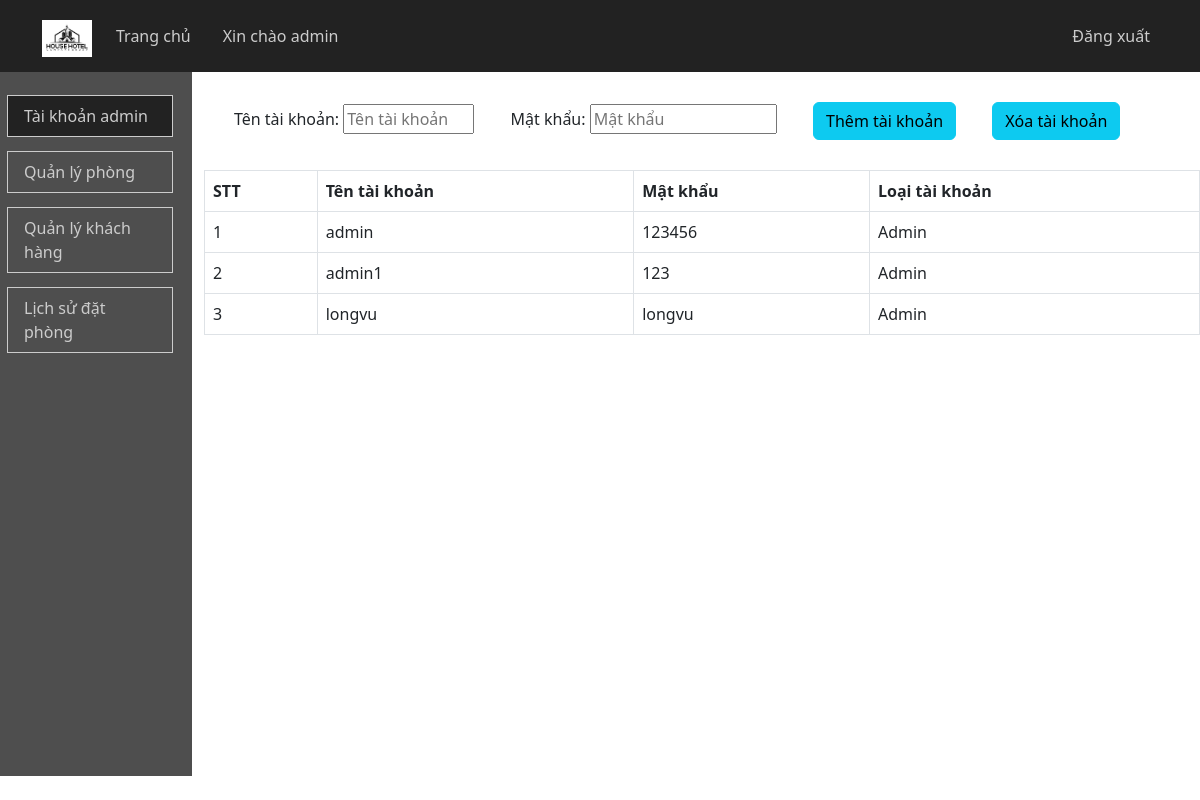
Screenshot of /admin/main.php (signed in) with the database file from the repository.
### tables this page shows
CREATE TABLE `taikhoan` (
  `TenTK` varchar(20) NOT NULL,
  `MatKhau` varchar(20) NOT NULL,
  `LoaiTK` varchar(20) NOT NULL
);

### admin/tkadmin.php (the view, shortened to what this page needs)
<form method="post" class="themtk">
    <div class="nhaptk" style="margin: 30px;">
        <label for="ten">Tên tài khoản:</label>
        <input type="text" name="tentk" placeholder="Tên tài khoản" style="display: inline-block; width: 14%;" required>&emsp;&emsp;
        <label for="email">Mật khẩu:</label>
        <input type="text" name="mk" placeholder="Mật khẩu" style="display: inline-block; width: 20%;">&emsp;&emsp;
        <input type="submit" class="btn btn-info" value="Thêm tài khoản" name="add"/>&emsp;&emsp;
        <input type="submit" class="btn btn-info" value="Xóa tài khoản" name="xoa"/>
    </div>
</form>
    <table class="table table-bordered">
        <tr>
            <th>STT</th>
            <th>Tên tài khoản</th>
            <th>Mật khẩu</th>
            <th>Loại tài khoản</th>
        </tr>
        <?php
        $i=1;
        $sql=mysqli_query($con,"select * from taikhoan");
        while($admin=mysqli_fetch_assoc($sql))
        {
        ?>
        <tr>
            <td><?php echo $i;$i++; ?></td>
            <td><?php echo $admin['TenTK']; ?></td>
            <td><?php echo $admin['MatKhau']; ?></td>
            <td><?php echo $admin['LoaiTK']; ?></td>
        </tr>
        <?php
        }
        ?>
    </table>

### rows the page displays
taikhoan: TenTK "admin", MatKhau "123456", LoaiTK "Admin"
taikhoan: TenTK "admin1", MatKhau "123", LoaiTK "Admin"
taikhoan: TenTK "longvu", MatKhau "longvu", LoaiTK "Admin"

### other values shown
$admin "admin"
